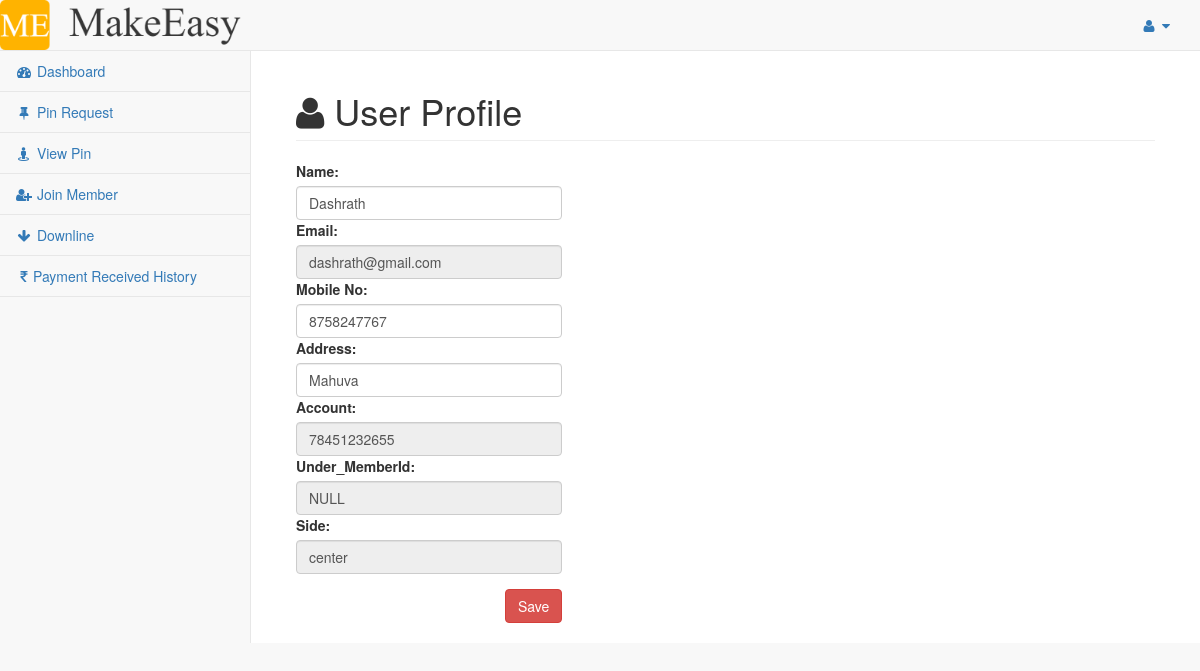
The page /mlm/user_profile.php (signed in) on the database its author committed.
### tables this page shows
CREATE TABLE `user` (
  `id` int(11) NOT NULL,
  `name` varchar(50) NOT NULL,
  `email` varchar(50) NOT NULL,
  `password` varchar(30) NOT NULL,
  `mobile` varchar(10) NOT NULL,
  `address` text NOT NULL,
  `account` varchar(11) NOT NULL,
  `under_userid` varchar(50) DEFAULT NULL,
  `side` enum('left','right','center') NOT NULL DEFAULT 'center'
);

### mlm/user_profile.php (the view, shortened to what this page needs)
<?php
include('php-includes/connect.php');
?>
<!DOCTYPE html>
<html lang="en">
<head>
    <link href="vendor/bootstrap/css/bootstrap.min.css" rel="stylesheet">
    <link href="vendor/metisMenu/metisMenu.min.css" rel="stylesheet">
    <link href="dist/css/sb-admin-2.css" rel="stylesheet">
    <link href="vendor/font-awesome/css/font-awesome.min.css" rel="stylesheet" type="text/css">
</head>
<body>
    <div id="wrapper">
        <?php include('php-includes/menu.php'); ?>
        <div id="page-wrapper">
            <div class="container-fluid">
                <div class="row">
                    <div class="col-lg-12">
                        <h1 class="page-header"><i class="fa fa-user"></i> User Profile</h1>
                    </div>
                </div>
                <div class="row">
                	<div class="col-lg-4">
                    	<div class="table-responsive">
                        	<table class="table table-bordered table-striped">
                                        <?php $res5 = mysqli_query($con, "select * from user where email='$_SESSION[userid]' ");
                                       while($row5 = mysqli_fetch_array($res5)){
                                       $name = $row5['name'];
                                          $email = $row5['email'];
                                          $mobile= $row5['mobile'];
                                          $address= $row5['address'];
                                          $account =$row5['account'];
                                             $under_userid=$row5['under_userid'];
                                        $side=$row5['side'];
                                        }
                                        ?>
                                       <form method="post">
                                             <div class="form-group">
                                                <label for="name" class="text-right">Name:</label>
                                                <input type="text" name="name" placeholder="Enter New  Name" class="form-control"  required pattern="[a-zA-Z]{2,20}$" oninvalid="this.setCustomValidity('Enter user name here between 2 to 20,Only character')" oninput="setCustomValidity('')"  value="<?php echo $name; ?>">
                                                <label for="email">Email:</label>
                                                <input type="text" class="form-control custom" placeholder="Email" name="email" value="<?php echo $email; ?>" disabled />
                                                <label for="mobile">Mobile No:</label>
                                                <input type="text" name="mobile"  class="form-control" placeholder="Enter Mobile Number" maxlength="10"  required pattern="[0-9]{10}$" oninvalid="this.setCustomValidity('Enter Mobile Number 10 Digit')" oninput="setCustomValidity('')"  value="<?php echo $mobile; ?>">
                                                <label for="address">Address:</label>
                                                <input type="text" class="form-control custom"  name="address" value="<?php echo $address; ?>" require/>
                                                <label for="address">Account:</label>
                                                <input type="text" class="form-control custom"  name="account" value="<?php echo $account; ?>" disabled/>
                                            <label for="address">Under_MemberId:</label>
                                            <input type="text" class="form-control custom"  name="under_userid" value="<?php echo $under_userid;
                                                if($under_userid==NULL)
                                                { echo "NULL";} ?>" disabled/>
                                                <label for="address">Side:</label>
                                                <input type="text" class="form-control custom"  name="side" value="<?php echo $side; ?>" disabled/>
                                            </div>
                                            <div class="text-right mt-20">
                                                <input type="submit" value="Save" class="btn btn-danger" name="update">
                                            </div>
                                        </form>
                            </table>
                        </div>
                    </div>
                </div>
            </div>
        </div>
    </div>
</body>
</html>

### rows shown on the page
user: name "Dashrath", email "dashrath@gmail.com", mobile "8758247767", address "Mahuva", account "78451232655", side "center"
